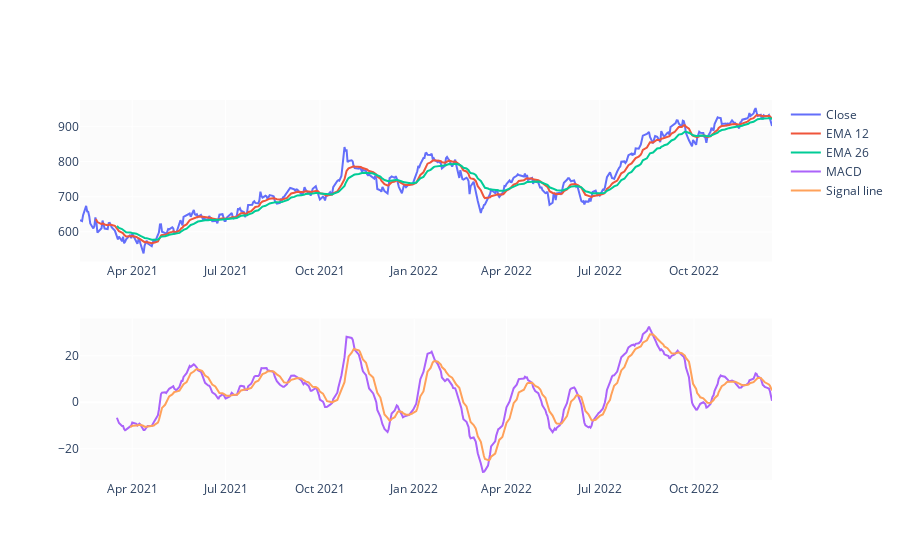

The notebook cell saved with this chart:
### Code cell
EMA_12 = pd.Series(df['Close'].ewm(span=12, min_periods=12).mean())
EMA_26 = pd.Series(df['Close'].ewm(span=26, min_periods=26).mean())
df['MACD'] = pd.Series(EMA_12 - EMA_26)
df['MACD_signal'] = pd.Series(df.MACD.ewm(span=9, min_periods=9).mean())

fig = make_subplots(rows=2, cols=1)
fig.add_trace(go.Scatter(x=df.Date, y=df.Close, name='Close'), row=1, col=1)
fig.add_trace(go.Scatter(x=df.Date, y=EMA_12, name='EMA 12'), row=1, col=1)
fig.add_trace(go.Scatter(x=df.Date, y=EMA_26, name='EMA 26'), row=1, col=1)
fig.add_trace(go.Scatter(x=df.Date, y=df['MACD'], name='MACD'), row=2, col=1)
fig.add_trace(go.Scatter(x=df.Date, y=df['MACD_signal'], name='Signal line'), row=2, col=1)
fig.show()

### Figure 1 — Plotly figure (JSON) as saved in the notebook; plotly's stock layout.template omitted (floating-point values rounded to 4 significant figures; data arrays with more than 128 entries replaced by an {"elided": "..."} marker saying what was removed)
{"data": [{"name": "Close", "type": "scatter", "x": {"elided": "460 str values"}, "xaxis": "x", "y": {"elided": "460 float values"}, "yaxis": "y"}, {"name": "EMA 12", "type": "scatter", "x": {"elided": "460 str values"}, "xaxis": "x", "y": {"elided": "460 float values"}, "yaxis": "y"}, {"name": "EMA 26", "type": "scatter", "x": {"elided": "460 str values"}, "xaxis": "x", "y": {"elided": "460 float values"}, "yaxis": "y"}, {"name": "MACD", "type": "scatter", "x": {"elided": "460 str values"}, "xaxis": "x2", "y": {"elided": "460 float values"}, "yaxis": "y2"}, {"name": "Signal line", "type": "scatter", "x": {"elided": "460 str values"}, "xaxis": "x2", "y": {"elided": "460 float values"}, "yaxis": "y2"}], "layout": {"xaxis": {"anchor": "y", "domain": [0, 1]}, "xaxis2": {"anchor": "y2", "domain": [0, 1]}, "yaxis": {"anchor": "x", "domain": [0.575, 1]}, "yaxis2": {"anchor": "x2", "domain": [0, 0.425]}}}
